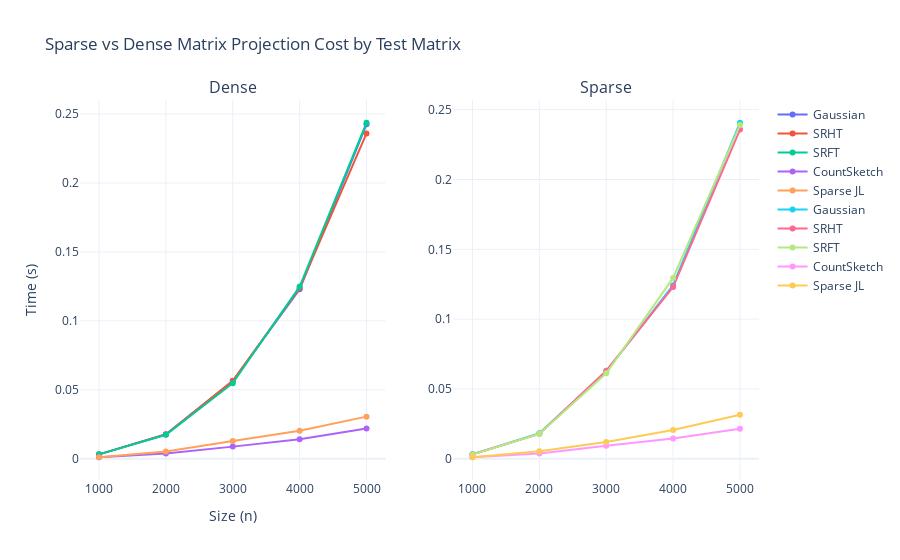

The notebook cell this image was saved under:
### Markdown cell above
***Figure 2: Projection Cost***

### Code cell
fig = make_subplots(rows = 1, cols = 2,
                    subplot_titles=['Dense','Sparse'])

_df = summary_df[summary_df['Density'] == 'dense']
for method in _df['Method'].unique():

    fig.add_trace(
        go.Scatter(
            x = _df[_df['Method'] == method]['Size'],
            y = _df[_df['Method'] == method]['Projection Time'],
            name = method
        ),
        row=1,col=1
    )

_df = summary_df[summary_df['Density'] == 'sparse']
for method in _df['Method'].unique():
    fig.add_trace(
        go.Scatter(
            x = _df[_df['Method'] == method]['Size'],
            y = _df[_df['Method'] == method]['Projection Time'],
            name = method
        ),
        row=1,col=2
    )

fig.update_layout(
    title = 'Sparse vs Dense Matrix Projection Cost by Test Matrix',
    xaxis_title = 'Size (n)',
    yaxis_title = 'Time (s)',
    template = 'plotly_white' 

)

fig.show()

### Figure 1 — Plotly figure (JSON) as saved in the notebook; plotly's stock layout.template omitted (floating-point values rounded to 4 significant figures)
{"data": [{"name": "Gaussian", "type": "scatter", "x": [1000, 2000, 3000, 4000, 5000], "xaxis": "x", "y": [0.003184, 0.0178, 0.05638, 0.123, 0.2426], "yaxis": "y"}, {"name": "SRHT", "type": "scatter", "x": [1000, 2000, 3000, 4000, 5000], "xaxis": "x", "y": [0.003167, 0.01761, 0.05654, 0.1238, 0.2359], "yaxis": "y"}, {"name": "SRFT", "type": "scatter", "x": [1000, 2000, 3000, 4000, 5000], "xaxis": "x", "y": [0.003202, 0.01737, 0.05482, 0.1249, 0.2437], "yaxis": "y"}, {"name": "CountSketch", "type": "scatter", "x": [1000, 2000, 3000, 4000, 5000], "xaxis": "x", "y": [0.001112, 0.003888, 0.00881, 0.01411, 0.0219], "yaxis": "y"}, {"name": "Sparse JL", "type": "scatter", "x": [1000, 2000, 3000, 4000, 5000], "xaxis": "x", "y": [0.001102, 0.005314, 0.01288, 0.02025, 0.03055], "yaxis": "y"}, {"name": "Gaussian", "type": "scatter", "x": [1000, 2000, 3000, 4000, 5000], "xaxis": "x2", "y": [0.003201, 0.01839, 0.0624, 0.1243, 0.2406], "yaxis": "y2"}, {"name": "SRHT", "type": "scatter", "x": [1000, 2000, 3000, 4000, 5000], "xaxis": "x2", "y": [0.003234, 0.01789, 0.06307, 0.1231, 0.2358], "yaxis": "y2"}, {"name": "SRFT", "type": "scatter", "x": [1000, 2000, 3000, 4000, 5000], "xaxis": "x2", "y": [0.00312, 0.0179, 0.06125, 0.1295, 0.2389], "yaxis": "y2"}, {"name": "CountSketch", "type": "scatter", "x": [1000, 2000, 3000, 4000, 5000], "xaxis": "x2", "y": [0.001187, 0.003863, 0.009323, 0.0146, 0.02155], "yaxis": "y2"}, {"name": "Sparse JL", "type": "scatter", "x": [1000, 2000, 3000, 4000, 5000], "xaxis": "x2", "y": [0.00113, 0.005384, 0.01206, 0.02067, 0.03158], "yaxis": "y2"}], "layout": {"annotations": [{"font": {"size": 16}, "showarrow": false, "text": "Dense", "x": 0.225, "xanchor": "center", "xref": "paper", "y": 1, "yanchor": "bottom", "yref": "paper"}, {"font": {"size": 16}, "showarrow": false, "text": "Sparse", "x": 0.775, "xanchor": "center", "xref": "paper", "y": 1, "yanchor": "bottom", "yref": "paper"}], "title": {"text": "Sparse vs Dense Matrix Projection Cost by Test Matrix"}, "xaxis": {"anchor": "y", "domain": [0, 0.45], "title": {"text": "Size (n)"}}, "xaxis2": {"anchor": "y2", "domain": [0.55, 1]}, "yaxis": {"anchor": "x", "domain": [0, 1], "title": {"text": "Time (s)"}}, "yaxis2": {"anchor": "x2", "domain": [0, 1]}}}
